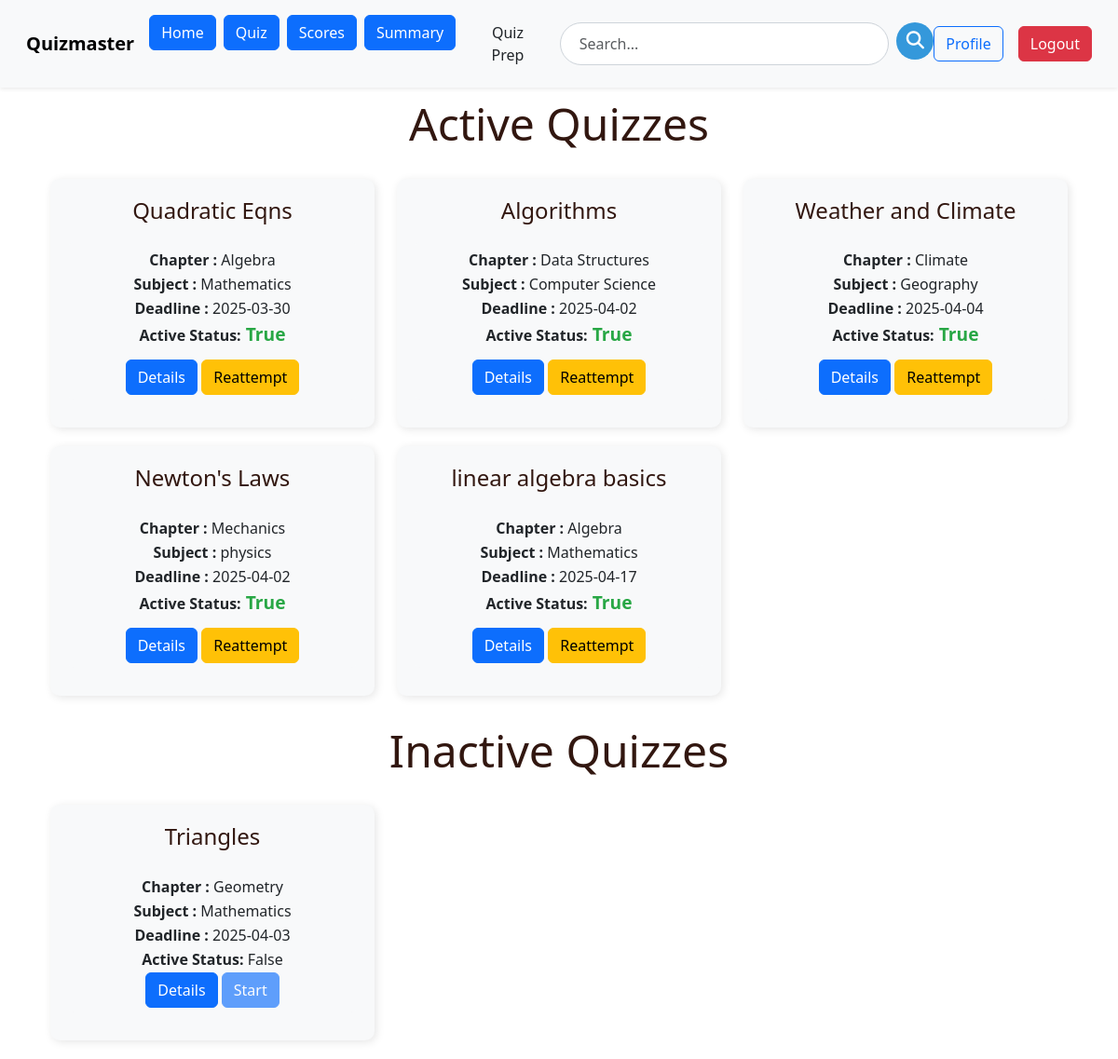
The page /user/user_quiz (signed in) on the database its author committed.
### models.py (models this page shows)
class Quiz(db.Model):
    id=db.Column(db.Integer, primary_key=True)
    name = db.Column(db.String(100), nullable=False)
    description=db.Column(db.String(256), nullable=True)
    start_date=db.Column(db.Date, nullable=True)
    end_date=db.Column(db.Date, nullable=True)
    time_duration=db.Column(db.Time, nullable=True)
    remarks=db.Column(db.String(256), nullable=True)
    no_of_questions=db.Column(db.Integer, nullable=True)
    is_active=db.Column(db.Boolean, nullable=False, default=False)
    questions = db.relationship('Questions', backref='quiz', lazy=True)
    total_attempted=db.Column(db.Integer, nullable=False, default=0)
    scores = db.relationship('Scores', backref='quiz', lazy=True)
    subject_id=db.Column(db.Integer, db.ForeignKey('subject.id'), nullable=False)
    chapter_id= db.Column(db.Integer, db.ForeignKey('chapter.id'),nullable=False)

class Chapter(db.Model):
    id=db.Column(db.Integer, primary_key=True)
    name=db.Column(db.String(32), unique=True)
    Description=db.Column(db.String(256), nullable=True)
    no_of_questions=db.Column(db.Integer, nullable=True)
    subject_id=db.Column(db.Integer, db.ForeignKey('subject.id'), nullable=False)
    quizzes = db.relationship('Quiz', backref='chapter', lazy=True)
    questions = db.relationship('Questions', backref='chapter', lazy=True)

class Subject(db.Model):
    id=db.Column(db.Integer, primary_key=True)
    name=db.Column(db.String(32), unique=True)
    Description=db.Column(db.String(256), nullable=False)
    category=db.Column(db.String(32), nullable=True)
    chapters = db.relationship('Chapter', backref='subject', lazy=True)
    quizzes = db.relationship('Quiz', backref='subject', lazy=True)

### routes.py (the view)
@app.route('/user/user_quiz')
@auth_required
def user_quiz():
    user_id = session.get('user_id')  # Get the logged-in user's ID
    quizzes = Quiz.query.all()
    attempted_quiz_ids = (
        db.session.query(Scores.quiz_id)
        .filter(Scores.user_id == user_id)
        .distinct()
        .all()
    )
    attempted_quiz_ids = [quiz_id[0] for quiz_id in attempted_quiz_ids]
    return render_template(
        'user/user_quiz.html',
        quizzes=quizzes,
        attempted_quiz_ids=attempted_quiz_ids
    )

### routes.py (called while the page is built)
def auth_required(f):
    @wraps(f)
    def inner(*args, **kwargs):
        if 'user_id' not in session:
            flash('please login to continue')
            return redirect(url_for('login'))
        return f(*args, **kwargs)
    return inner

### templates/user/user_quiz.html (shortened to what this page needs)
{% extends 'user/user_layout.html' %}
{% block content %}
<div class="container">
    <h2>Active Quizzes</h2>
    <div class="row">
        {% for quiz in quizzes %}
        {% if quiz.is_active == True %}
        <div class="col-md-4">
            <div class="subject-tile">
                <h4>{{ quiz.name }}</h4>
                <div class="details-content">
                    <p><strong>Chapter :</strong> {{ quiz.chapter.name }}</p>
                    <p><strong>Subject :</strong> {{ quiz.subject.name }}</p>
                    <p><strong>Deadline :</strong> {{ quiz.end_date }}</p>
                    <p class="quiz-div"><strong>Active Status:</strong><strong class="status"> {{ quiz.is_active }}</strong></p>
                    <a href="{{ url_for('view_quiz', quiz_id=quiz.id) }}" class="btn btn-primary" id="chapter_btn">Details</a>
                    {% if quiz.id in attempted_quiz_ids %}
                    <a href="{{ url_for('attempt_quiz', quiz_id=quiz.id) }}" class="btn btn-warning" id="chapter_btn">Reattempt</a>
                    {% else %}
                    <a href="{{ url_for('attempt_quiz', quiz_id=quiz.id) }}" class="btn btn-primary" id="chapter_btn">Start</a>
                    {% endif %}
                </div>
            </div>
        </div>
        {% endif %}
        {% endfor %}
    </div>
</div>
<div class="container">
    <h2>Inactive Quizzes</h2>
    <div class="row">
        {% for quiz in quizzes %}
        {% if quiz.is_active == False %}
        <div class="col-md-4">
            <div class="subject-tile">
                <h4>{{ quiz.name }}</h4>
                <div class="details-content">
                    <p><strong>Chapter :</strong> {{ quiz.chapter.name }}</p>
                    <p><strong>Subject :</strong> {{ quiz.subject.name }}</p>
                    <p><strong>Deadline :</strong> {{ quiz.end_date }}</p>
                    <p><strong>Active Status:</strong> {{ quiz.is_active }}</p>
                    <a href="{{ url_for('view_quiz', quiz_id=quiz.id) }}" class="btn btn-primary" id="chapter_btn">Details</a>
                    <a href="{{ url_for('attempt_quiz', quiz_id=quiz.id) }}" class="btn btn-primary disabled" id="chapter_btn">Start</a>
                </div>
            </div>
        </div>
        {% endif %}
        {% endfor %}
    </div>
</div>
{% endblock %}

### templates/user/user_layout.html (shortened to what this page needs)
<!DOCTYPE html>
<html lang="en">
<head>
  <link href="https://cdn.jsdelivr.net/npm/bootstrap@5.3.2/dist/css/bootstrap.min.css" rel="stylesheet"
 />
  <link href="https://cdnjs.cloudflare.com/ajax/libs/font-awesome/6.5.1/css/all.min.css" rel="stylesheet"
 />
    <link href="https://cdn.jsdelivr.net/npm/bootstrap@5.3.2/dist/css/bootstrap.min.css" rel="stylesheet">
    <link href="https://cdnjs.cloudflare.com/ajax/libs/font-awesome/6.5.1/css/all.min.css" rel="stylesheet">
</head>
<body>
  <nav class="navbar navbar-expand-lg bg-body-tertiary shadow-sm p-3">
    <div class="container-fluid">
        <a class="navbar-brand fw-bold" href="">Quizmaster</a>
        <div class="collapse navbar-collapse" id="navbarNavDropdown">
            <ul class="navbar-nav">
                <li class="nav-item">
                    <a class="btn btn-primary me-2" href="{{ url_for('user_dashboard') }}">Home</a>
                </li>
                <li class="nav-item">
                    <a class="btn btn-primary me-2" href="{{ url_for('user_quiz') }}">Quiz</a>
                </li>
                <li class="nav-item">
                    <a class="btn btn-primary me-2" href="{{ url_for('scores') }}">Scores</a>
                </li>
                <li class="nav-item">
                    <a class="btn btn-primary me-2" href="{{ url_for('user_summary') }}">Summary</a>
                </li>
                <li class="nav-item">
                  <a class="btn btn-primary-outline me-2 " href="{{ url_for('ask_question') }}">Quiz Prep</a>
              </li>
            </ul>
            <form class="d-flex mx-auto search-bar-container" action="{{ url_for('user_search') }}" method="GET" style="width: 40%;">
              <input class="form-control search-input me-2" type="search" name="query" placeholder="Search..." aria-label="Search">
              <button class="btn search-btn" type="submit">
                  <i class="fas fa-search"></i>
              </button>
            </form>
            <ul class="navbar-nav ms-auto d-flex align-items-center">
                <li class="nav-item me-3">
                    <a class="btn btn-outline-primary" href="{{ url_for('profile') }}">Profile</a>
                </li>
                <li class="nav-item">
                    <a class="btn btn-danger" href="{{ url_for('logout') }}">Logout</a>
                </li>
            </ul>
        </div>
    </div>
</nav>
  <div class="container">{% block content %} {% endblock %}</div>
</body>
</html>

### templates/user/user_layout.html (style rules this page uses)
.search-bar-container { position: relative; }
.search-input { border-radius: 25px; padding: 10px 20px; border: 1px solid #ced4da; transition: box-shadow 0.3s ease, border-color 0.3s ease; }
.search-btn { background-color: #3498db; color: white; border: none; border-radius: 50%; width: 40px; height: 40px; display: flex; align-items: center; justify-content: center; transition: background-color 0.3s ease, transform 0.2s ease; }
.search-btn i { font-size: 1.2rem; }

### templates/user/user_quiz.html (style rules this page uses)
h2 { text-align: center; color: #321710; font-size: 3rem; margin-bottom: 20px; padding: 10px; }
.subject-tile { background: #f8f9fa; border-radius: 10px; padding: 20px; box-shadow: 2px 2px 10px rgba(0, 0, 0, 0.1); margin-bottom: 20px; }
.btn-primary { align-items: center; }
h4 { color: #321710; font-size: 1.5rem; margin-bottom: 20px; text-align: center; }
.details-content { background-color: #f8f9fa; padding: 5px; border-radius: 5px; margin-bottom: 10px; text-align: center; }
.details-content p { margin: 2px 0; }
.quiz-div { margin-bottom: 10px; padding-bottom: 10px; }
.status { font-size: 1.2rem; color: #28a745; }

### rows shown on the page
Quiz: name "Quadratic Eqns", chapter.name "Algebra", subject.name "Mathematics", end_date "2025-03-30", is_active "True"
Quiz: name "Algorithms", chapter.name "Data Structures", subject.name "Computer Science", end_date "2025-04-02", is_active "True"
Quiz: name "Weather and Climate", chapter.name "Climate", subject.name "Geography", end_date "2025-04-04", is_active "True"
Quiz: name "Newton's Laws", chapter.name "Mechanics", subject.name "physics", end_date "2025-04-02", is_active "True"
Quiz: name "linear algebra basics", chapter.name "Algebra", subject.name "Mathematics", end_date "2025-04-17", is_active "True"
Quiz: name "Triangles", chapter.name "Geometry", subject.name "Mathematics", end_date "2025-04-03", is_active "False"
